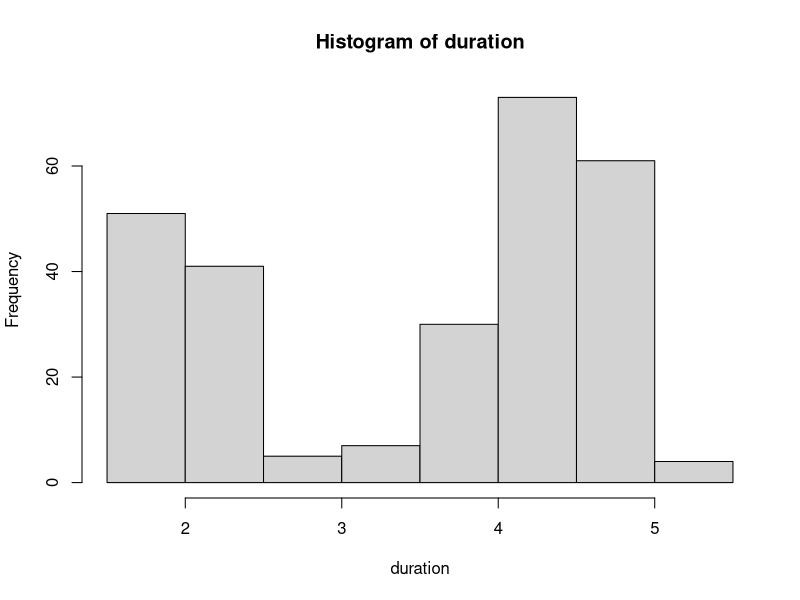
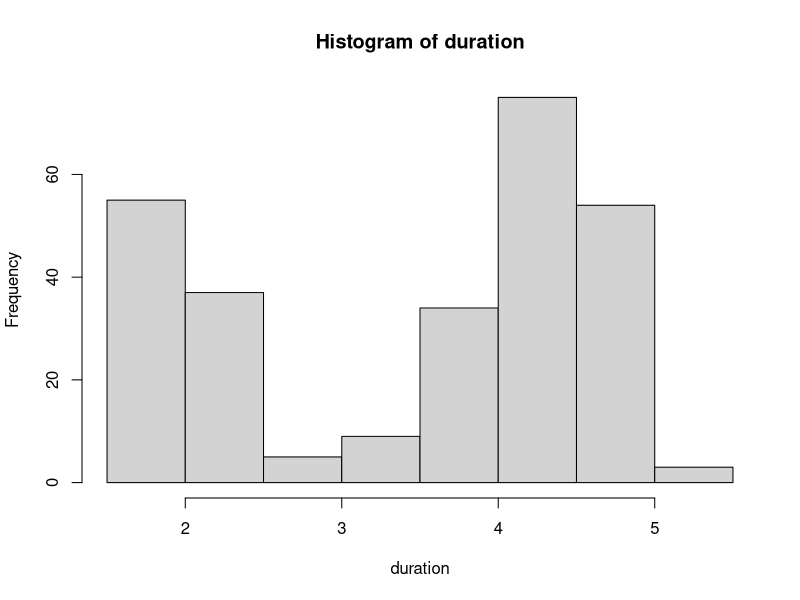
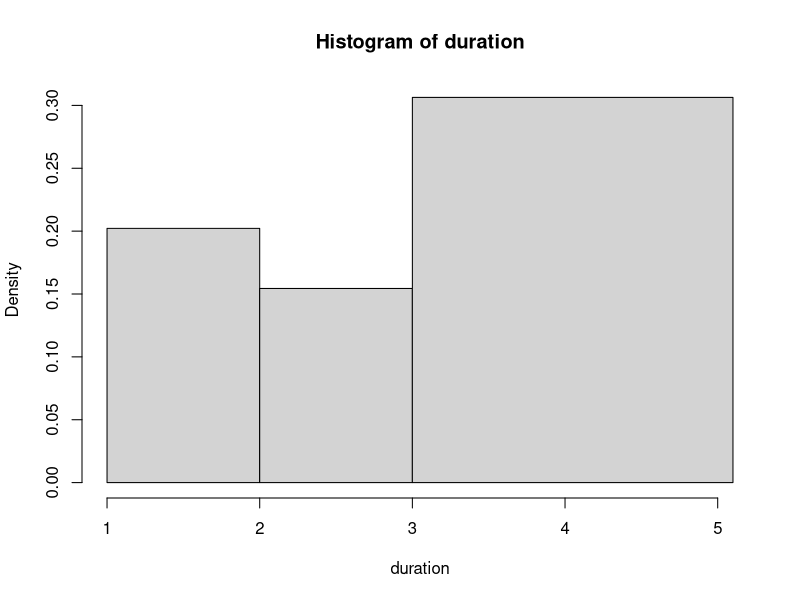

Source code (R) for these figures, in order: (Note: this script raises an error after producing the figures.)
#hist1 histogram

#Eg1
duration = faithful$eruptions 
duration
hist(duration,    # apply the hist function 
         right=FALSE)    # intervals closed on the left
hist(duration, right=T)
hist(duration, breaks=c(1,2,3,max(duration)))
?hist

colors = c("red", "yellow", "green", "violet", "orange", 
           +   "blue", "pink", "cyan") 
hist(duration,    # apply the hist function 
        right=FALSE,    # intervals closed on the left 
         col=colors,     # set the color palette 
         main="Old Faithful Eruptions", # the main title 
          xlab="Duration minutes")       # x-axis label
